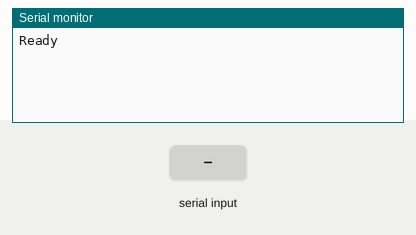
Recording of a sketch running on a simulated Arduino Leonardo, built with avr-gcc and run on an emulated ATmega32U4. Shown: the last lines printed to the serial monitor. The test bench sets the inputs (shaded band). USB keyboard and mouse output is not drawn.

Above: at 2.2 s.
2.3 s: "btn:0:1\n" received over Serial
At 3.2 s:
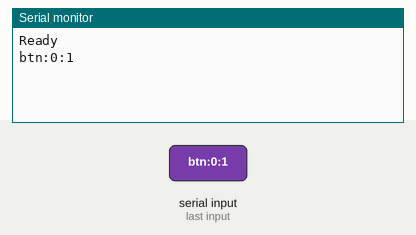
3.8 s: "hat:0:1\n" received over the second serial link
At 4.7 s:
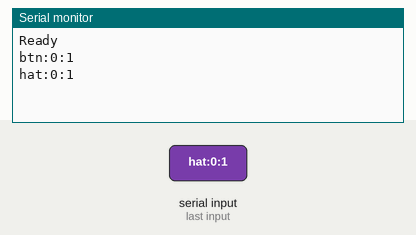
5.3 s: "axis:0:-10:20\n" received over Serial
At 6.5 s:
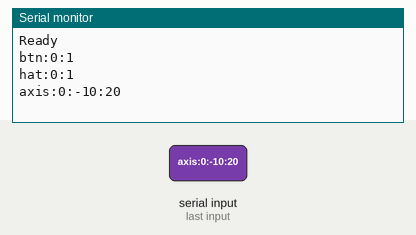
6.8 s: "90:45:200\n" received over the second serial link
At 8.0 s:
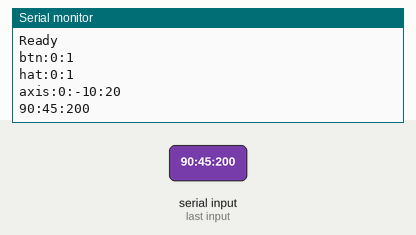
8.3 s: "90:45\n" received over Serial
At 9.0 s:
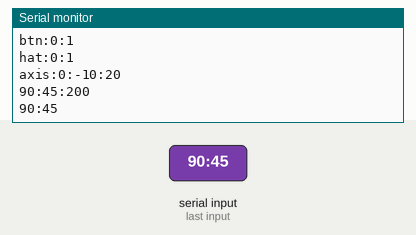
9.8 s: "90:45:200:10\n" received over the second serial link
At 10.6 s:
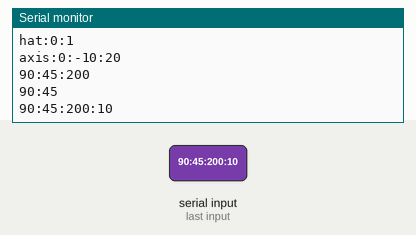

Measured:
- after the input at 2.3 s, the serial monitor: prints a new line at once (image 1)
- after the input at 3.8 s, the serial monitor: prints a new line at once (image 2)
- after the input at 5.3 s, the serial monitor: prints a new line at once (image 3)
- after the input at 6.8 s, the serial monitor: prints a new line at once (image 4)
- after the input at 8.3 s, the serial monitor: prints a new line at once (image 5)
- after the input at 9.8 s, the serial monitor: prints a new line at once (image 6)

The sketch:

ArduinoGamepad.ino
```cpp
#include "Joystick.h"

#define HAT_UP      0
#define HAT_DOWN    1
#define HAT_LEFT    2
#define HAT_RIGHT   3

const String COMMAND_BUTTON = "btn:";
const String COMMAND_HAT = "hat:";
const String COMMAND_AXIS = "axis:";

boolean isHatUpPressed = false;
boolean isHatDownPressed = false;
boolean isHatLeftPressed = false;
boolean isHatRightPressed = false;

void setup() {

  Serial.begin(9600);
  Serial1.begin(9600);
  Joystick.begin();
  delay(1000);
  Serial.println("Ready");
  pinMode(0, INPUT);
}

String command;

void loop() {
  // put your main code here, to run repeatedly:

  if(Serial.available()) {
    int data = Serial.read();
    if(data == 0x0D) {
    } else if(data == 0x0A) {
      execute(command);
      command = "";
    } else {
      command += (char) data;
    }
  }
  if(Serial1.available()) {
    int data = Serial1.read();
    if(data == 0x0D) {
    } else if(data == 0x0A) {
      execute(command);
      command = "";
    } else {
      command += (char) data;
    }
  }
}

void execute(String command) {
  Serial.println(command);
  if(command.startsWith(COMMAND_BUTTON)) {
    sendButtonState(command);
  } else if(command.startsWith(COMMAND_HAT)) {
    sendHatState(command);
  } else if(command.startsWith(COMMAND_AXIS)) {
    sendAxisState(command);
  }
  setDefaultJoystickValue();
}

void sendButtonState(String command) {
  // Command : "btn:id:value"
  // Example "btn:0:1" - Press Button 1
  byte firstSeperatorIndex = command.indexOf(":");
  command = command.substring(firstSeperatorIndex + 1, command.length());
  byte secondSeperatorIndex = command.indexOf(":");
  int buttonId = command.substring(0, secondSeperatorIndex).toInt();
  int buttonState = command.substring(secondSeperatorIndex + 1, command.length()).toInt();
  Joystick.setButton(buttonId, buttonState);
}

void sendHatState(String command) {
  // Command : "hat:id:value"
  // Example "hat:0:1" - Press Up Direction
  byte firstSeperatorIndex = command.indexOf(":");
  command = command.substring(firstSeperatorIndex + 1, command.length());
  byte secondSeperatorIndex = command.indexOf(":");
  int buttonId = command.substring(0, secondSeperatorIndex).toInt();
  int buttonState = command.substring(secondSeperatorIndex + 1, command.length()).toInt();
  if(buttonId == HAT_UP) {
    isHatUpPressed = buttonState == 1;
  } else if(buttonId == HAT_DOWN) {
    isHatDownPressed = buttonState == 1;
  } else if(buttonId == HAT_LEFT) {
    isHatLeftPressed = buttonState == 1;
  } else if(buttonId == HAT_RIGHT) {
    isHatRightPressed = buttonState == 1;
  }
  int hatValue = -1;
  if((isHatUpPressed && isHatDownPressed) ||
      (isHatLeftPressed && isHatRightPressed)) {
    hatValue = -1;
  } else if(isHatUpPressed && isHatRightPressed) {
    hatValue = 45;
  } else if(isHatUpPressed && isHatLeftPressed) {
    hatValue = 315;
  } else if(isHatDownPressed && isHatRightPressed) {
    hatValue = 135;
  } else if(isHatDownPressed && isHatLeftPressed) {
    hatValue = 225;
  } else if(isHatUpPressed) {
    hatValue = 0;
  } else if(isHatDownPressed) {
    hatValue = 180;
  } else if(isHatLeftPressed) {
    hatValue = 270;
  } else if(isHatRightPressed) {
    hatValue = 90;
  }
  Joystick.setHatSwitch(0, hatValue);
}

void sendAxisState(String command) {
  // Command : "axis:id:valueX:valueY"
  // Example "axis:0:-10:20" - Left Axis (X = -10, Y = 20)
  byte firstSeperatorIndex = command.indexOf(":");
  command = command.substring(firstSeperatorIndex + 1, command.length());
  byte secondSeperatorIndex = command.indexOf(":");
  int axisId = command.substring(0, secondSeperatorIndex).toInt();
  command = command.substring(secondSeperatorIndex + 1, command.length());
  byte thirdSeperatorIndex = command.indexOf(":");
  int xValue = command.substring(0, thirdSeperatorIndex).toInt();
  int yValue = command.substring(thirdSeperatorIndex + 1, command.length()).toInt();
  if(axisId == 0) {
    Joystick.setXAxis(xValue);
    Joystick.setYAxis(yValue);
  } else if(axisId == 1) {
    Joystick.setZAxis(xValue);
    Joystick.setRudder(yValue + 127);
  }
}

void setDefaultJoystickValue() {
  Joystick.setXAxisRotation(180);
  Joystick.setYAxisRotation(180);
  Joystick.setZAxisRotation(180);
  Joystick.setThrottle(127);
}
```
